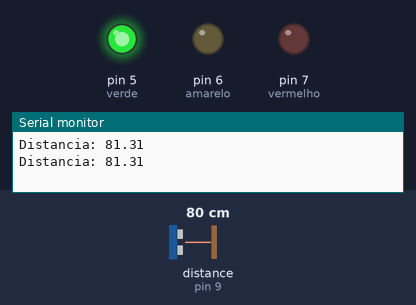
Bench run of a sketch on a simulated Arduino Uno, built with avr-gcc and run on an emulated ATmega328P. Parts: output pins drawn as LEDs (lit = HIGH), the last lines printed to the serial monitor. Wiring (inferred from the names in the program): ultrasonic range finder: trigger pin 10; echo pin 9. The test bench sets the inputs (shaded band); at power-on: distance to the obstacle (sensor on pin 9) 80 cm. The echo pulse lasts 58.3 µs per cm; pins used as bus, display or sensor lines are not drawn.

Above: at 1.7 s.
1.8 s: distance to the obstacle (sensor on pin 9) set to 105 cm
3.3 s: distance to the obstacle (sensor on pin 9) set to 111 cm
At 4.3 s:
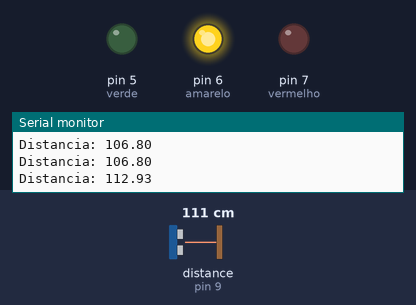
5.3 s: distance to the obstacle (sensor on pin 9) set to 214 cm
6.9 s: distance to the obstacle (sensor on pin 9) set to 221 cm
At 8.8 s:
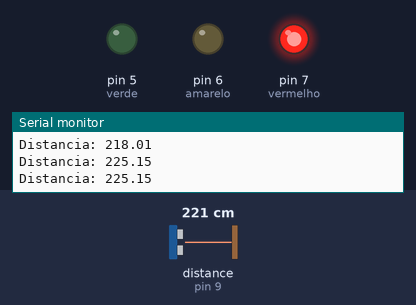
9.1 s: distance to the obstacle (sensor on pin 9) set to 2 cm
At 10.7 s:
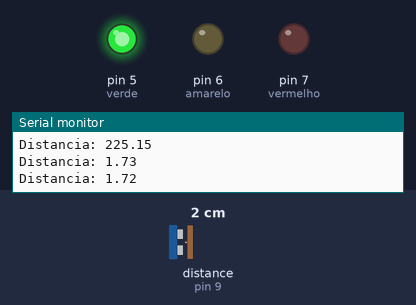
11.0 s: distance to the obstacle (sensor on pin 9) set to 120 cm
At 12.7 s:
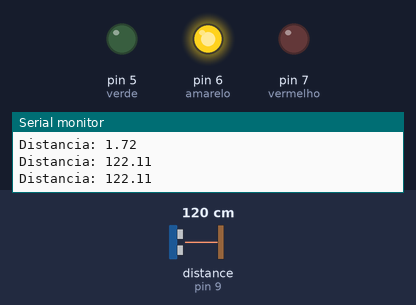
Timing chart, 0 to 14.0 s (numbered marks = the images above; inputs shaded):
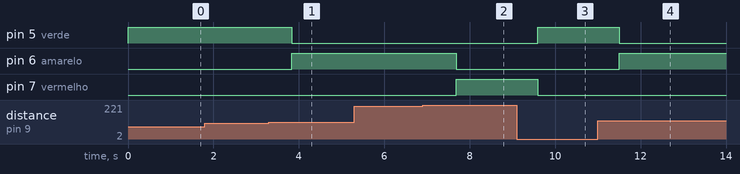

Measured:
- the behaviour switches between 108 and 109 cm on distance to the obstacle (sensor on pin 9) (found by bisection; images 0 and 1)
- the behaviour switches between 216 and 217 cm on distance to the obstacle (sensor on pin 9) (found by bisection; images 1 and 2)
- after the input at 3.3 s, pin 5 (verde): HIGH → LOW after 0.53 s; pin 6 (amarelo): LOW → HIGH after 0.53 s
- after the input at 6.9 s, pin 6 (amarelo): HIGH → LOW after 0.78 s; pin 7 (vermelho): LOW → HIGH after 0.78 s
- after the input at 9.1 s, pin 5 (verde): LOW → HIGH after 0.49 s; pin 7 (vermelho): HIGH → LOW after 0.49 s
- after the input at 11.0 s, pin 5 (verde): HIGH → LOW after 0.50 s; pin 6 (amarelo): LOW → HIGH after 0.50 s

The sketch:

C_digo_Arduino_1_.ino
```cpp
// Code Sensor

#include <SoftwareSerial.h>
const int echoPin = 9;
const int trigPin = 10;
int vermelho = 7;
int amarelo = 6;
int verde = 5;

// Definindo variáveis
long duration;
double distance;

void setup() { // Configurando os pontos como entradas ou saídas
  pinMode(trigPin, OUTPUT);
  pinMode(echoPin, INPUT);
  pinMode (verde, OUTPUT);
  pinMode (amarelo, OUTPUT);
  pinMode (vermelho, OUTPUT);
  Serial.begin(9600); // Dando Start na comunicação serial
}
void loop() {
  // Limpando memorial residual no TrigPin
  digitalWrite(trigPin, LOW);
  delayMicroseconds(2);
  digitalWrite(trigPin, HIGH);
  delayMicroseconds(10);
  digitalWrite(trigPin, LOW);
  // Armazena a duração de um ciclo do sensor
  duration = pulseIn(echoPin, HIGH);
  // Cálculo da distâncias
  distance = duration * 0.0349999999/2;


  if (distance >= 0 and distance <= 110  ) { // Distância permitida para ligar o led Verde
    digitalWrite(verde, HIGH);
    digitalWrite(amarelo, LOW);
    digitalWrite(vermelho, LOW);}


   if (distance >=110 and distance <= 220) { // Distância de alerta ( só o led Amarelo ligado)
     digitalWrite(verde, LOW);
     digitalWrite(amarelo, HIGH);
     digitalWrite(vermelho, LOW);
   }

  if (distance >=221 and distance <= 330){ // Distância limite ( Somento o led Vermelho ligado)
     digitalWrite(verde, LOW);
    digitalWrite(amarelo, LOW);
    digitalWrite(vermelho, HIGH);
  }


  Serial.write("Distancia: ");      // Print da Distancia
  Serial.print(String(distance,2));  // Conversão da variavel distance em uma string
  Serial.print('\n');
 delay(950);
}

//Led 1 (Verde) => distancia = 110 cm
//Led 2 (Amarelo) => distancia = 220 cm
//Led 3 (Vermelho) => distancia = 330 cm
```
